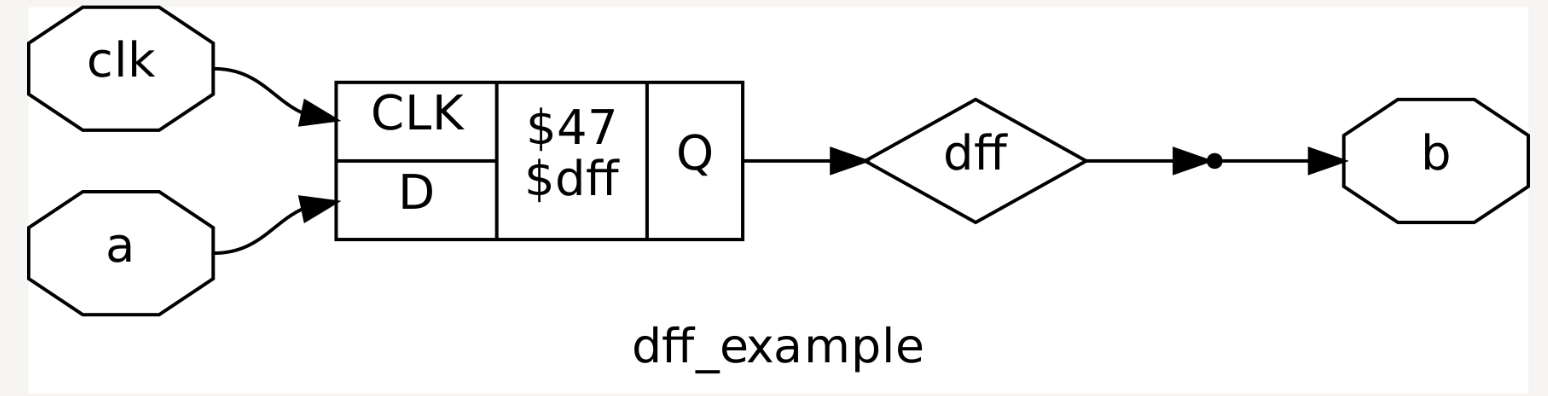
#> input picture assets/img/makesim/dffexp.png, 1548 x 396 px
$ python picop.py
#> lines starting #> are read from the running program, lines starting #| are printed output that depends on the picture
from PIL import Image

img = Image.open("./assets/img/makesim/dffexp.png")
#> img is the input picture: PIL image 1548x396 RGBA; mean R, G, B, A 243.7, 243.7, 243.6, 255

width, height = img.size
#> width = 1548; height = 396
new_size = (width // 2, height // 2)
#> new_size = (774, 198)
output_img = img.resize(new_size, Image.LANCZOS)
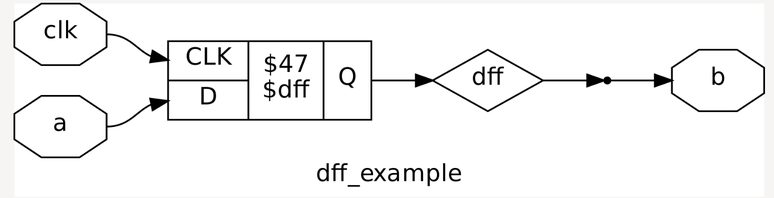
#> output_img: PIL image 774x198 RGBA; mean R, G, B, A 243.6, 243.5, 243.5, 255

# Save to a new file
output_img.save("./assets/img/makesim/dffexp.1.png")

$ run again, with assets/img/makesim/andexp.1.png copied over assets/img/makesim/dffexp.png
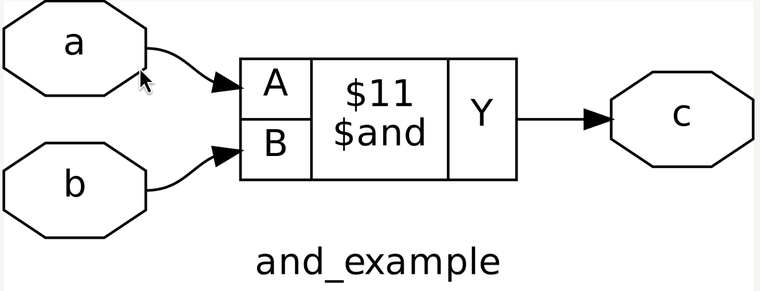
#> input picture assets/img/makesim/andexp.1.png, 760 x 291 px
#> img is the input picture: PIL image 760x291 RGBA; mean R, G, B, A 241, 241, 241, 255
#> `output_img = img.resize(new_size, Image.LANCZOS)`:
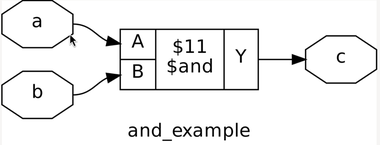
#> output_img: PIL image 380x145 RGBA; mean R, G, B, A 240.5, 240.5, 240.5, 255
